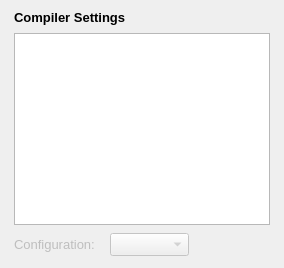
    <widget class="QFrame" name="cardCompiler">
     <layout class="QVBoxLayout" name="cardCompilerLayout">
      <property name="leftMargin">
       <number>14</number>
      </property>
      <property name="topMargin">
       <number>10</number>
      </property>
      <property name="rightMargin">
       <number>14</number>
      </property>
      <property name="bottomMargin">
       <number>12</number>
      </property>
      <property name="spacing">
       <number>8</number>
      </property>
      <item>
       <widget class="QLabel" name="compilerSettingsLabel">
        <property name="sizePolicy">
         <sizepolicy hsizetype="Preferred" vsizetype="Fixed">
          <horstretch>0</horstretch>
          <verstretch>0</verstretch>
         </sizepolicy>
        </property>
        <property name="font">
         <font>
          <pointsize>10</pointsize>
          <bold>true</bold>
         </font>
        </property>
        <property name="text">
         <string>Compiler Settings</string>
        </property>
       </widget>
      </item>
      <item>
       <widget class="QListWidget" name="compilersList">
        <property name="font">
         <font>
          <pointsize>10</pointsize>
         </font>
        </property>
        <property name="statusTip">
         <string>Set compilers...</string>
        </property>
       </widget>
      </item>
      <item>
       <layout class="QHBoxLayout" name="horizontalLayout_16">
        <property name="spacing">
         <number>15</number>
        </property>
        <item>
         <widget class="QLabel" name="configurationLabel">
          <property name="enabled">
           <bool>false</bool>
          </property>
          <property name="sizePolicy">
           <sizepolicy hsizetype="Fixed" vsizetype="Preferred">
            <horstretch>0</horstretch>
            <verstretch>0</verstretch>
           </sizepolicy>
          </property>
          <property name="font">
           <font>
            <pointsize>10</pointsize>
           </font>
          </property>
          <property name="text">
           <string>Configuration:</string>
          </property>
         </widget>
        </item>
        <item>
         <widget class="QComboBox" name="configurationSelect">
          <property name="enabled">
           <bool>false</bool>
          </property>
          <property name="font">
           <font>
            <pointsize>10</pointsize>
           </font>
          </property>
          <property name="statusTip">
           <string>Set compiler configurations (&quot;disable&quot; means banishment of this type of files)...</string>
          </property>
         </widget>
        </item>
        <item>
         <spacer name="compilerSpacer">
          <property name="sizeType">
           <enum>QSizePolicy::Expanding</enum>
          </property>
          <property name="orientation">
           <enum>Qt::Orientation::Horizontal</enum>
          </property>
          <property name="sizeHint" stdset="0">
           <size>
            <width>40</width>
            <height>20</height>
           </size>
          </property>
         </spacer>
        </item>
       </layout>
      </item>
     </layout>
    </widget>
